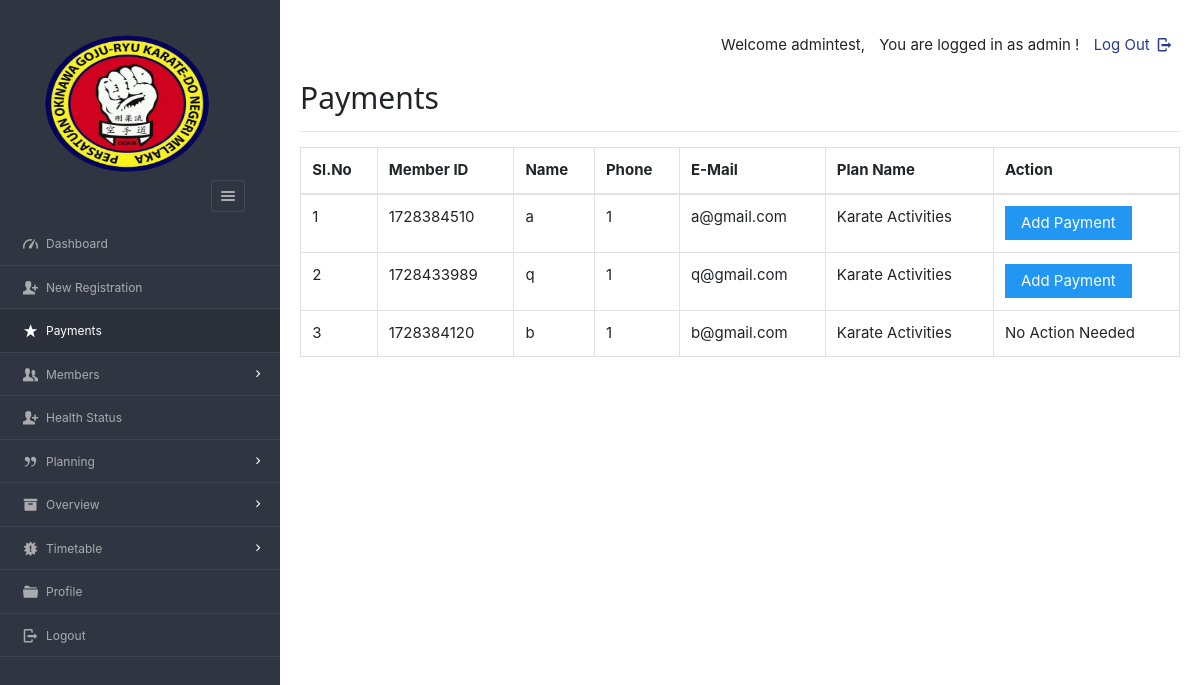
Before: /dashboard/admin/payments.php (signed in) with the older database file.
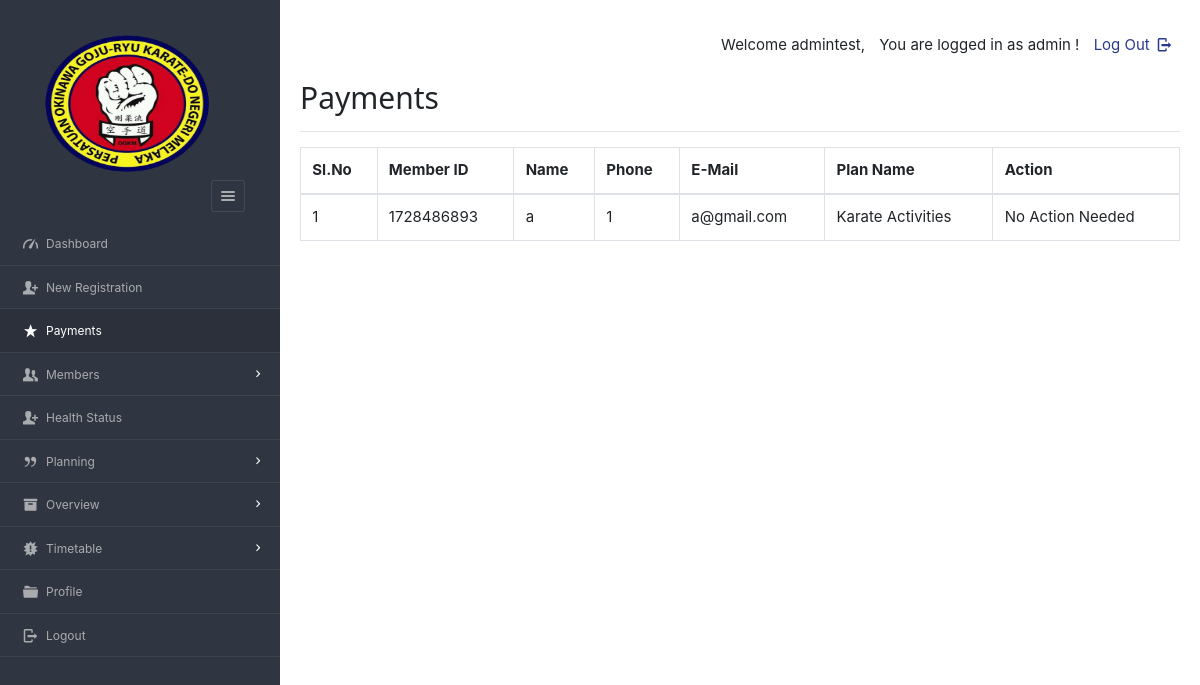
After: the same page with the newer database file.
### tables this page shows
CREATE TABLE `enrolls_to` (
  `et_id` int(100) NOT NULL,
  `planid` varchar(8) NOT NULL,
  `userid` varchar(20) NOT NULL,
  `paid_date` varchar(40) NOT NULL,
  `expire` varchar(40) NOT NULL,
  `hasPaid` varchar(5) NOT NULL DEFAULT 'no'
);

CREATE TABLE `users` (
  `userid` varchar(20) NOT NULL,
  `pass_key` varchar(100) NOT NULL,
  `imageid` varchar(200) NOT NULL,
  `username` varchar(40) NOT NULL,
  `fullName` varchar(100) NOT NULL,
  `gender` varchar(8) NOT NULL,
  `mobile` varchar(20) NOT NULL,
  `email` varchar(200) NOT NULL,
  `dob` varchar(10) NOT NULL,
  `joining_date` varchar(10) NOT NULL
);

CREATE TABLE `plan` (
  `planid` varchar(8) NOT NULL,
  `planName` varchar(20) NOT NULL,
  `description` varchar(200) NOT NULL,
  `planType` varchar(50) NOT NULL,
  `validity` varchar(20) NOT NULL DEFAULT 'Lifetime',
  `amount` int(10) NOT NULL DEFAULT 0,
  `active` varchar(255) NOT NULL
);

### dashboard/admin/payments.php (the view, shortened to what this page needs)
<?php
require '../../include/db_conn.php';
?>
<!DOCTYPE html>
<html lang="en">
<head>
    <link rel="stylesheet" href="../../css/style.css"  id="style-resource-5">
    <link rel="stylesheet" href="../../css/dashMain.css">
    <link rel="stylesheet" type="text/css" href="../../css/entypo.css">
    <link href="a1style.css" type="text/css" rel="stylesheet">
	<link rel="stylesheet" href="../../css/bootstrap.min.css">
    <link rel="stylesheet" href="../../css/insidedashboard.css">
</head>
      <body class="page-body  page-fade" onload="collapseSidebar()">
    	<div class="page-container sidebar-collapsed" id="navbarcollapse">
		<div class="sidebar-menu">
			<header class="logo-env">
					<div class="sidebar-collapse" onclick="collapseSidebar()">
				<a href="#" class="sidebar-collapse-icon with-animation">
					<i class="entypo-menu"></i>
				</a>
			</div>
			</header>
    		<?php include('nav.php'); ?>
    	</div>
    		<div class="main-content">
				<div class="row">
					<div class="col-md-6 col-sm-8 clearfix">
					</div>
					<div class="col-md-6 col-sm-4 clearfix hidden-xs">
						<ul class="list-inline links-list pull-right">
							<li>
								<a href="logout.php">
									Log Out <i class="entypo-logout right"></i>
								</a>
							</li>
						</ul>
					</div>
				</div>
				<h2>Payments</h2>
<hr />
<table class="table table-bordered">
    <thead>
        <tr>
            <th>Sl.No</th>
            <th>Member ID</th>
            <th>Name</th>
            <th>Phone</th>
            <th>E-Mail</th>
            <th>Plan Name</th>
            <th>Action</th>
        </tr>
    </thead>
    <tbody>
<?php
$query = "SELECT e.*, u.username, u.mobile, u.email, p.planName
          FROM enrolls_to e
          JOIN users u ON e.userid = u.userid
          JOIN plan p ON e.planid = p.planid
          ORDER BY e.expire";
$result = mysqli_query($con, $query);
$sno = 1;
if (mysqli_num_rows($result) > 0) {
    while ($row = mysqli_fetch_array($result, MYSQLI_ASSOC)) {
        $uid = $row['userid'];
        $planid = $row['planid'];
        $planName = $row['planName'];
        $hasPaid = $row['hasPaid'];
        echo "<tr>";
        echo "<td>" . $sno . "</td>";
        echo "<td>" . htmlspecialchars($row['userid']) . "</td>";
        echo "<td>" . htmlspecialchars($row['username']) . "</td>";
        echo "<td>" . htmlspecialchars($row['mobile']) . "</td>";
        echo "<td>" . htmlspecialchars($row['email']) . "</td>";
        echo "<td>" . htmlspecialchars($planName) . "</td>";
        $sno++;
        if ($hasPaid === 'no') {
            echo "<td>
                    <form action='make_payments.php' method='post'>
                        <input type='hidden' name='userID' value='" . htmlspecialchars($uid) . "'/>
                        <input type='hidden' name='planID' value='" . htmlspecialchars($planid) . "'/>
                        <input type='submit' class='a1-btn a1-blue' value='Add Payment' class='btn btn-info'/>
                    </form>
                  </td>";
        } else {
            echo "<td>No Action Needed</td>";
        }
        echo "</tr>";
    }
} else {
    echo "<tr><td colspan='7'>No records found</td></tr>";
}
?>
				</tbody>
		</table>
    	</div>
    </body>
</html>

Changed rows visible on the page:
no longer on this page (row edited): enrolls_to: userid "1728384510", userid.username "a", userid.mobile "1", userid.email "a@gmail.com", planid.planName "Karate Activities"
no longer on this page (row edited): enrolls_to: userid "1728433989", userid.username "q", userid.mobile "1", userid.email "q@gmail.com", planid.planName "Karate Activities"
no longer on this page (row unchanged): enrolls_to: userid "1728384120", userid.username "b", userid.mobile "1", userid.email "b@gmail.com", planid.planName "Karate Activities", hasPaid "No Action Needed"
added enrolls_to: userid "1728486893", userid.username "a", userid.mobile "1", userid.email "a@gmail.com", planid.planName "Karate Activities", hasPaid "No Action Needed"
